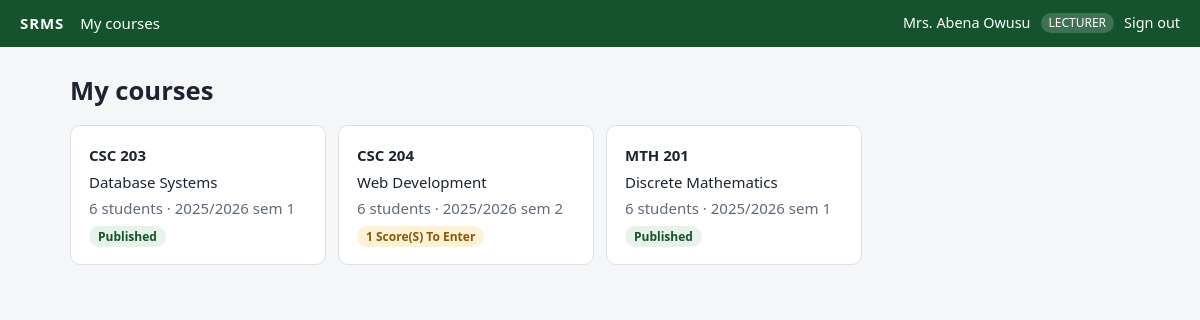
Screenshot of /index.php?r=lecturer/courses (signed in) with the database file from the repository.
### tables this page shows
CREATE TABLE courses (
    id            INT UNSIGNED AUTO_INCREMENT PRIMARY KEY,
    code          VARCHAR(15)  NOT NULL UNIQUE,
    title         VARCHAR(150) NOT NULL,
    credit_hours  TINYINT      NOT NULL,
    semester      TINYINT      NOT NULL,
    academic_year VARCHAR(9)   NOT NULL,
    lecturer_id   INT UNSIGNED NULL,
    CONSTRAINT fk_courses_lecturer FOREIGN KEY (lecturer_id) REFERENCES users(id) ON DELETE SET NULL
);

### src/Core/Controller.php (called while the page is built, shortened)
<?php
abstract class Controller
{
    protected function render(string $view, array $data = []): void
    {
        extract($data, EXTR_SKIP);
        require __DIR__ . '/../../views/' . $view . '.php';
        require __DIR__ . '/../../views/layout.php';
    }
}

### src/Controllers/LecturerController.php (called while the page is built, shortened)
<?php
final class LecturerController extends Controller
{
    public function courses(): void
    {
        $courses = (new CourseRepository())->byLecturer(Auth::id());
        $this->render('lecturer/courses', ['title' => 'My courses', 'courses' => $courses]);
    }
}

### src/Core/Router.php (called while the page is built, shortened)
<?php
final class Router
{
    private array $routes = [];
    public function add(string $route, string $controller, string $method, ?string $role = null): void
    {
        $this->routes[$route] = [$controller, $method, $role];
    }
    public function dispatch(string $route): void
    {
        [$controller, $method, $role] = $this->routes[$route];
        (new $controller())->$method();
    }
}

### public/index.php (called while the page is built, shortened)
<?php
require __DIR__ . '/../src/bootstrap.php';
$router = new Router();
$router->add('auth/login', AuthController::class, 'login');
$router->add('auth/logout', AuthController::class, 'logout');
$router->add('admin/dashboard', AdminController::class, 'dashboard', 'admin');
$router->add('admin/students', AdminController::class, 'students', 'admin');
$router->add('admin/courses', AdminController::class, 'courses', 'admin');
$router->add('admin/review', AdminController::class, 'review', 'admin');
$router->add('lecturer/courses', LecturerController::class, 'courses', 'lecturer');
$router->add('lecturer/scores', LecturerController::class, 'scores', 'lecturer');
$router->add('student/results', StudentController::class, 'results', 'student');
try {
    $router->dispatch((string) ($_GET['r'] ?? 'auth/login'));
} catch (PDOException $e) {
    http_response_code(500);
    error_log($e->getMessage());
    echo 'The database is not available. Check config/config.php and that MySQL is running.';
}

### src/bootstrap.php (called while the page is built, shortened)
<?php
spl_autoload_register(function (string $class): void {
    $prefix = 'App\\';
    $file = __DIR__ . '/' . str_replace('\\', '/', substr($class, strlen($prefix))) . '.php';
});
function e($value): string
{
    return htmlspecialchars((string) $value, ENT_QUOTES, 'UTF-8');
}

### src/Core/Database.php (called while the page is built, shortened)
<?php
final class Database
{
    private static ?PDO $pdo = null;
    public static function connection(): PDO
    {
        if (self::$pdo === null) {
            self::$pdo = self::create(config('db'));
        }
        return self::$pdo;
    }
    public static function create(array $db): PDO
    {
        if ($db['driver'] === 'sqlite') {
            $pdo = new PDO('sqlite:' . $db['sqlite_path']);
            $pdo->exec('PRAGMA foreign_keys = ON');
        } else {
            $dsn = sprintf('mysql:host=%s;port=%s;dbname=%s;charset=utf8mb4', $db['host'], $db['port'], $db['database']);
            $pdo = new PDO($dsn, $db['username'], $db['password']);
        }
        $pdo->setAttribute(PDO::ATTR_ERRMODE, PDO::ERRMODE_EXCEPTION);
        $pdo->setAttribute(PDO::ATTR_DEFAULT_FETCH_MODE, PDO::FETCH_ASSOC);
        return $pdo;
    }
}

### src/Core/Auth.php (called while the page is built, shortened)
<?php
final class Auth
{
    public static function user(): ?array
    {
        return $_SESSION['user'] ?? null;
    }
    public static function id(): ?int
    {
        return self::user()['id'] ?? null;
    }
}

### src/Models/Repository.php (called while the page is built, shortened)
<?php
abstract class Repository
{
    protected PDO $db;
    public function __construct(?PDO $db = null)
    {
        $this->db = $db ?? Database::connection();
    }
    protected function all(string $sql, array $params = []): array
    {
        $stmt = $this->db->prepare($sql);
        $stmt->execute($params);
        return $stmt->fetchAll();
    }
}

### src/Models/CourseRepository.php (called while the page is built, shortened)
<?php
final class CourseRepository extends Repository
{
    public function byLecturer(int $lecturerId): array
    {
        return $this->all(
            "SELECT c.*, (SELECT COUNT(*) FROM enrollments e WHERE e.course_id = c.id) AS enrolled
             FROM courses c WHERE c.lecturer_id = ? ORDER BY c.code",
            [$lecturerId]
        );
    }
}

### views/lecturer/courses.php (the view, shortened to what this page needs)
<h1>My courses</h1>
<div class="grid">
<?php foreach ($courses as $c): $s = $c['summary']; ?>
  <a class="card course" href="index.php?r=lecturer/scores&course=<?= (int) $c['id'] ?>">
    <strong><?= e($c['code']) ?></strong>
    <span><?= e($c['title']) ?></span>
    <span class="muted"><?= (int) $c['enrolled'] ?> students · <?= e($c['academic_year']) ?> sem <?= (int) $c['semester'] ?></span>
    <span>
      <?php if ($s['published'] > 0 && $s['published'] == $c['enrolled']): ?><span class="pill published">Published</span>
      <?php elseif ($s['submitted'] > 0): ?><span class="pill submitted">Awaiting approval</span>
      <?php else: ?><span class="pill draft"><?= $s['missing'] ?> score(s) to enter</span><?php endif; ?>
    </span>
  </a>
<?php endforeach; ?>
</div>

### public/style.css (style rules this page uses)
:root { --bg:#f4f6f8;--card:#fff;--ink:#1b2430;--muted:#5f6b78;--line:#dbe1e7;--brand:#14532d;--brand-2:#e6f2ea; --amber:#8a5a00;--amber-bg:#fdf1d8;--blue:#1d4ed8;--blue-bg:#e3ebfd;--red:#b42318;--red-bg:#fde7e5 }
* { box-sizing:border-box }
body { margin:0;background:var(--bg);color:var(--ink);font:15px/1.5 "Segoe UI",system-ui,sans-serif }
h1 { font-size:1.6rem;margin:.2em 0 .6em }
.muted { color:var(--muted);font-weight:400 }
.card { background:var(--card);border:1px solid var(--line);border-radius:10px;padding:18px }
.pill { font-size:.75rem;font-weight:600;padding:2px 9px;border-radius:99px;text-transform:capitalize }
.pill.draft,.pill.missing { background:var(--amber-bg);color:var(--amber) }
.pill.published { background:var(--brand-2);color:var(--brand) }
.grid { display:grid;grid-template-columns:repeat(auto-fill,minmax(240px,1fr));gap:12px }
.course { display:grid;gap:4px;text-decoration:none;color:inherit }

### rows the page displays
courses: code "CSC 203", title "Database Systems", enrolled "6", academic_year "2025/2026", semester "1", shows "Published"
courses: code "CSC 204", title "Web Development", enrolled "6", academic_year "2025/2026", semester "2", missing "1"
courses: code "MTH 201", title "Discrete Mathematics", enrolled "6", academic_year "2025/2026", semester "1", shows "Published"

### other values shown
$user['full_name'] "Mrs. Abena Owusu"
$user['role'] "LECTURER"
